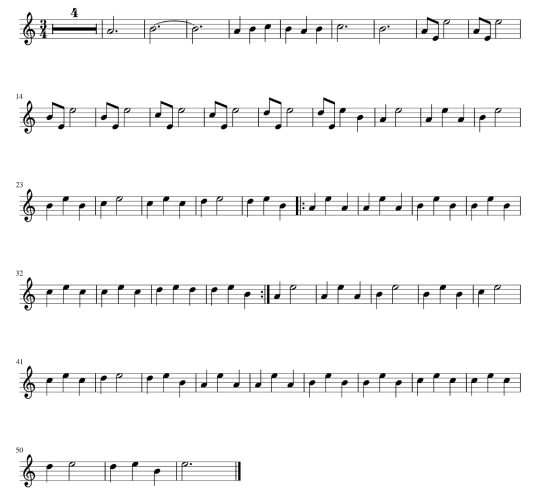
#> input picture partituras/Interstellar.png, 1080 x 993 px, found by its file name (shown at 1/2 size)
$ python proyecto_Rodrigo_Rina_Mendo.py
#> lines starting #> are read from the running program, lines starting #| are printed output that depends on the picture; after the words box and inside, x2 and y2 are one past the last pixel; in counts of white or black regions, pixels touching at a corner belong together
"""
Enunciado de mi idea
"""
import cv2
import numpy as np

import winsound
import time
import math
import wave

"""
Captura de la partitura y cambio de colores.
Este módulo carga una imagen estática de una partitura, la convierte a escala de grises,
la suaviza para eliminar ruido y finalmente aplica un umbral invertido para que
el fondo (papel) quede negro y las figuras (notas y líneas) destaquen en blanco puro.
"""
def intercambiarColores(ruta):
    # Cargamos la imagen
#> called with ruta = '.\\partituras\\Interstellar.png'
    img = cv2.imread(ruta)
#> img is the input picture: shape (993, 1080, 3); min 0, max 255, mean 244.9

    # Validación de seguridad: comprobamos que la imagen se ha cargado correctamente
    if img is None:
        print("Error: no se ha podido cargar la imagen.")
        return

    # Convertimos a escala de grises (necesario para poder aplicar el umbral)
    img_byn = cv2.cvtColor(img, cv2.COLOR_BGR2GRAY)

    # Suavizamos la imagen para eliminar pequeñas manchas de suciedad o ruido
    # Usamos un kernel de (5, 5) o (10, 10) dependiendo de la resolución de la foto
    #img_suavizada = cv2.blur(img_byn, (10, 10))

    # Definimos el valor de corte para separar la tinta del papel
    #umbral_valor = 200

    # Aplicamos el umbral invertido (THRESH_BINARY_INV)
    # _, guarda el valor del umbral devuelto (que no usamos) y img_umbral guarda la imagen final
    _, img_umbral = cv2.threshold(img_byn, 180, 255, cv2.THRESH_BINARY_INV + cv2.THRESH_OTSU)
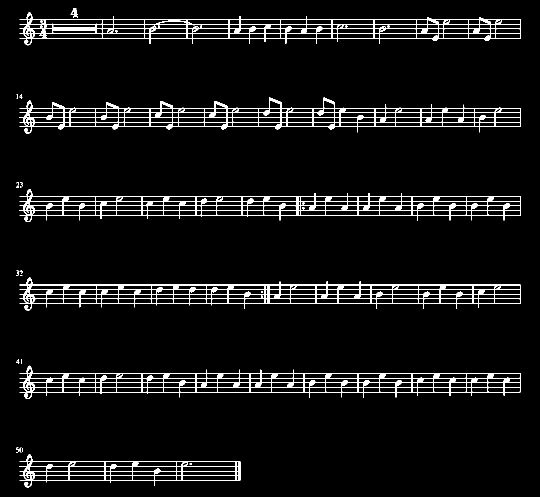
#> img_umbral: shape (993, 1080) (shown at 1/2 size); 5.2% white; 30 white regions (17 under 20 px), largest, box (x1, y1, x2, y2) and area: (39, 554, 1042, 621) 11154, (39, 195, 1042, 267) 10970, (39, 378, 1042, 444) 10346
    #_, img_umbral = cv2.threshold(img_byn, 180, 255, cv2.THRESH_BINARY_INV)
    return img, img_umbral

"""
Aislar las 5 líneas del pentagrama.
Usa operaciones morfológicas con un molde rectangular horizontal para borrar
todo lo que no sea una línea continua (elimina cabezas de notas, plicas y texto).
"""
def aislarLineas(img_umbral):
    # Creamos el "molde" (kernel) horizontal.
    # (80, 1) significa 80 píxeles de ancho por 1 píxel de alto.
    # Cualquier figura blanca más estrecha de 80 píxeles (como las notas) desaparecerá.
    kernel_horizontal = cv2.getStructuringElement(cv2.MORPH_RECT, (40, 1))

    # Aplicamos la erosión: pasamos el molde para "desgastar" la imagen
    img_erosionada = cv2.erode(img_umbral, kernel_horizontal, iterations=1)
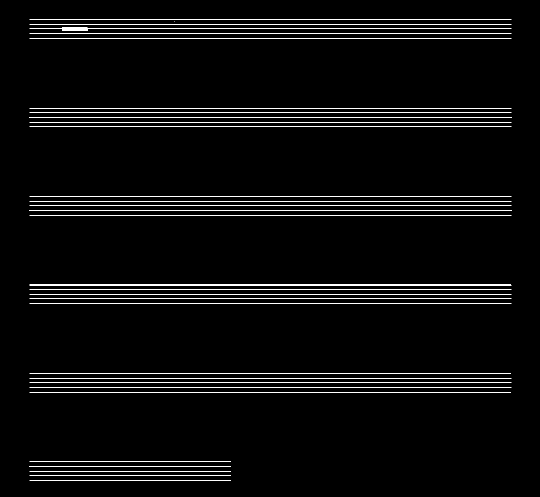
#> img_erosionada: shape (993, 1080) (shown at 1/2 size); 2.9% white in thin lines or dots, all inside (x1, y1, x2, y2) = (59, 39, 1023, 961)

    # Aplicamos la dilatación: pasamos el molde sobre el resultado para devolver
    # el grosor original a las líneas horizontales que han sobrevivido
    img_dilatada = cv2.dilate(img_erosionada, kernel_horizontal, iterations=1)
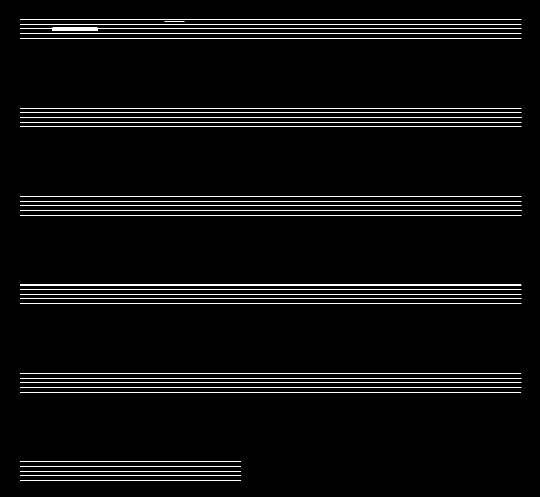
#> img_dilatada: shape (993, 1080) (shown at 1/2 size); 3% white in thin lines or dots, all inside (x1, y1, x2, y2) = (40, 39, 1043, 961)

    return img_dilatada

"""
EXTRAER ALTURAS DEL PENTAGRAMA
Detecta las coordenadas Y de las lineas, elimina duplicados
y extrae las dos metricas fundamentales de escala:
S (distancia entre lineas) y T (grosor de cada linea).
"""
def obtenerAlturasLineas(img_lineas):
    contornos_lineas, _ = cv2.findContours(img_lineas, cv2.RETR_EXTERNAL, cv2.CHAIN_APPROX_SIMPLE)
#> contornos_lineas = 31 contours, 25 with area under 20; largest, box (x1, y1, x2, y2) and area: (40, 420, 1043, 422) 1002, (40, 234, 1043, 236) 1002, (40, 569, 1043, 571) 1002, (40, 606, 1043, 608) 973, (40, 55, 1043, 62) 536, (40, 932, 482, 934) 441

    lineas_detectadas = []
    ancho_minimo = int(img_lineas.shape[1] * 0.30)
#> (the rest of the program and of its run is left out)
